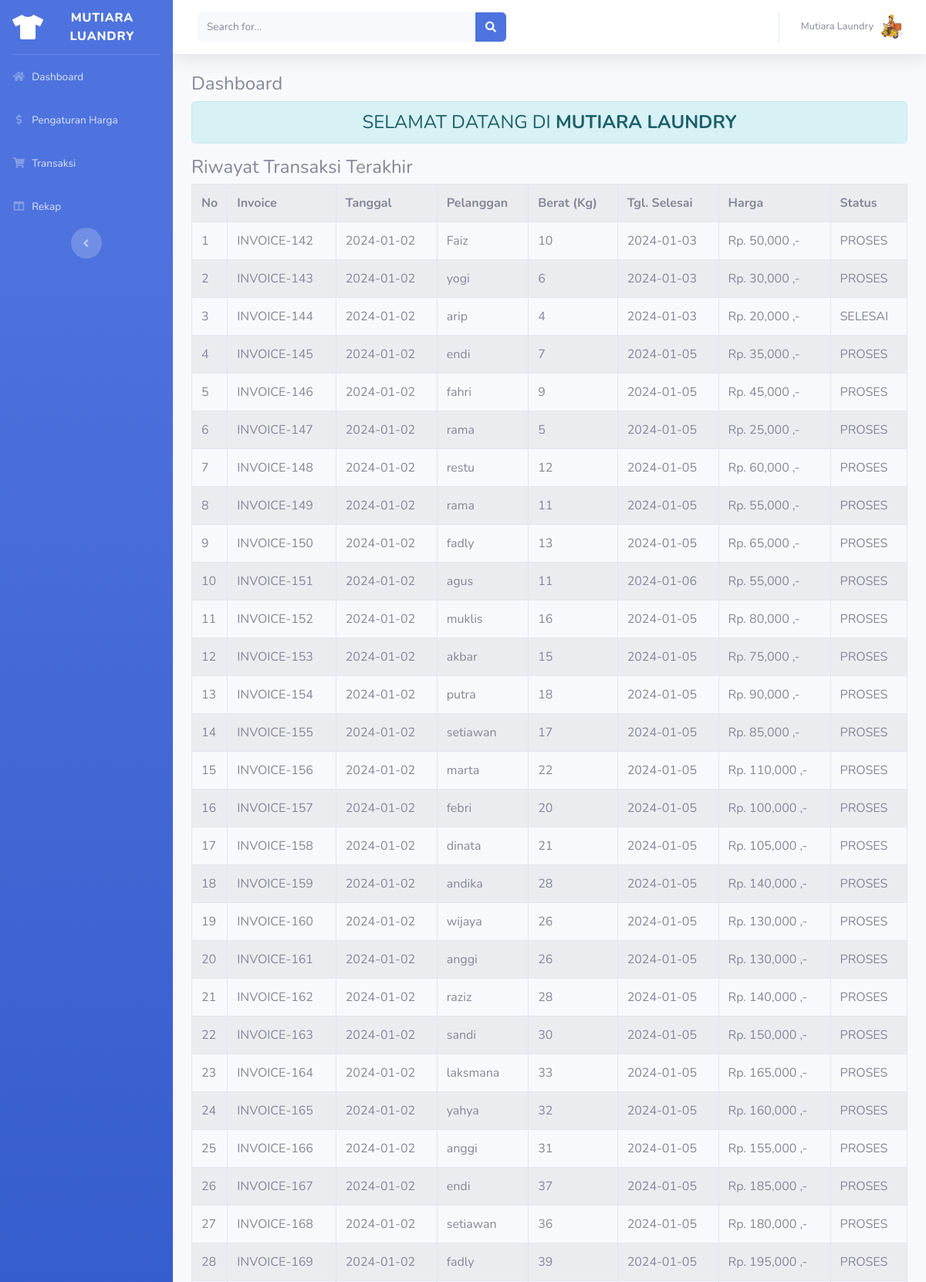
Screenshot of /dashboard/rekap.php (signed in, upper part) with the database file from the repository.
### tables this page shows
CREATE TABLE `transaksi` (
  `transaksi_id` int(11) NOT NULL,
  `transaksi_tgl` date NOT NULL,
  `transaksi_pelanggan` int(11) NOT NULL,
  `transaksi_harga` int(11) NOT NULL,
  `transaksi_berat` int(11) NOT NULL,
  `transaksi_tgl_selesai` date NOT NULL,
  `transaksi_status` int(11) NOT NULL,
  `transaksi_pembayaran` int(11) NOT NULL,
  `transaksi_total` int(11) NOT NULL
);

CREATE TABLE `pelanggan` (
  `pelanggan_id` int(11) NOT NULL,
  `pelanggan_nama` varchar(255) NOT NULL,
  `pelanggan_hp` varchar(20) NOT NULL,
  `pelanggan_alamat` text NOT NULL
);

### dashboard/rekap.php (the view)
<?php
include '../koneksi.php';
include 'header.php';
?>
    <div class="panel">
        <div class="panel-heading">
            <h4>Dashboard</h4>
        </div>
        <div class="alert alert-info text-center">
            <h4 style="margin-bottom: 0px">SELAMAT DATANG DI <b>MUTIARA LAUNDRY</b></h4>
        </div>
        <div class="panel-body">
         <div class="panel">
        <div class="panel-heading">
            <h4>Riwayat Transaksi Terakhir</h4>
        </div>
        <div class="panel-body">
         <div class="table-responsive">
            <table class="table table-bordered table-striped">
                <tr>
                    <th width="1%">No</th>
                    <th>Invoice</th>
                    <th>Tanggal</th>
                    <th>Pelanggan</th>
                    <th>Berat (Kg)</th>
                    <th>Tgl. Selesai</th>
                    <th>Harga</th>
                    <th>Status</th>
                </tr>
                <?php
                $data = mysqli_query($koneksi,"select * from pelanggan,transaksi where transaksi_pelanggan=pelanggan_id order by transaksi_id");
                $no = 1;
                while($d=mysqli_fetch_array($data)){
                    ?>
                    <tr>
                        <td><?php echo $no++; ?></td>
                        <td>INVOICE-<?php echo $d['transaksi_id']; ?></td>
                        <td><?php echo $d['transaksi_tgl']; ?></td>
                        <td><?php echo $d['pelanggan_nama']; ?></td>
                        <td><?php echo $d['transaksi_berat']; ?></td>
                        <td><?php echo $d['transaksi_tgl_selesai']; ?></td>
                        <td><?php echo "Rp. ".number_format($d['transaksi_harga']) ." ,-"; ?></td>
                        <td>
                            <?php
                            if($d['transaksi_status']=="0"){
                                echo "<div class='label label-warning'>PROSES</div>";
                            }else if($d['transaksi_status']=="1"){
                                echo "<div class='label label-info'>SELESAI</div>";
                            }
                            ?>
                        </td>
                    </tr>
                    <?php
                }
                ?>
            </table>
          </div>
        </div>
    </div>
</div>
<?php include 'footer.php'; ?>

### rows the page displays
transaksi: transaksi_id "142", transaksi_tgl "2024-01-02", transaksi_pelanggan.pelanggan_nama "Faiz", transaksi_berat "10", transaksi_tgl_selesai "2024-01-03", transaksi_harga "50,000", transaksi_status "PROSES"
transaksi: transaksi_id "143", transaksi_tgl "2024-01-02", transaksi_pelanggan.pelanggan_nama "yogi", transaksi_berat "6", transaksi_tgl_selesai "2024-01-03", transaksi_harga "30,000", transaksi_status "PROSES"
transaksi: transaksi_id "144", transaksi_tgl "2024-01-02", transaksi_pelanggan.pelanggan_nama "arip", transaksi_berat "4", transaksi_tgl_selesai "2024-01-03", transaksi_harga "20,000", transaksi_status "SELESAI"
transaksi: transaksi_id "145", transaksi_tgl "2024-01-02", transaksi_pelanggan.pelanggan_nama "endi", transaksi_berat "7", transaksi_tgl_selesai "2024-01-05", transaksi_harga "35,000", transaksi_status "PROSES"
transaksi: transaksi_id "146", transaksi_tgl "2024-01-02", transaksi_pelanggan.pelanggan_nama "fahri", transaksi_berat "9", transaksi_tgl_selesai "2024-01-05", transaksi_harga "45,000", transaksi_status "PROSES"
transaksi: transaksi_id "147", transaksi_tgl "2024-01-02", transaksi_pelanggan.pelanggan_nama "rama", transaksi_berat "5", transaksi_tgl_selesai "2024-01-05", transaksi_harga "25,000", transaksi_status "PROSES"
transaksi: transaksi_id "148", transaksi_tgl "2024-01-02", transaksi_pelanggan.pelanggan_nama "restu", transaksi_berat "12", transaksi_tgl_selesai "2024-01-05", transaksi_harga "60,000", transaksi_status "PROSES"
transaksi: transaksi_id "149", transaksi_tgl "2024-01-02", transaksi_pelanggan.pelanggan_nama "rama", transaksi_berat "11", transaksi_tgl_selesai "2024-01-05", transaksi_harga "55,000", transaksi_status "PROSES"
transaksi: transaksi_id "150", transaksi_tgl "2024-01-02", transaksi_pelanggan.pelanggan_nama "fadly", transaksi_berat "13", transaksi_tgl_selesai "2024-01-05", transaksi_harga "65,000", transaksi_status "PROSES"
transaksi: transaksi_id "151", transaksi_tgl "2024-01-02", transaksi_pelanggan.pelanggan_nama "agus", transaksi_berat "11", transaksi_tgl_selesai "2024-01-06", transaksi_harga "55,000", transaksi_status "PROSES"
transaksi: transaksi_id "152", transaksi_tgl "2024-01-02", transaksi_pelanggan.pelanggan_nama "muklis", transaksi_berat "16", transaksi_tgl_selesai "2024-01-05", transaksi_harga "80,000", transaksi_status "PROSES"
transaksi: transaksi_id "153", transaksi_tgl "2024-01-02", transaksi_pelanggan.pelanggan_nama "akbar", transaksi_berat "15", transaksi_tgl_selesai "2024-01-05", transaksi_harga "75,000", transaksi_status "PROSES"
transaksi: transaksi_id "154", transaksi_tgl "2024-01-02", transaksi_pelanggan.pelanggan_nama "putra", transaksi_berat "18", transaksi_tgl_selesai "2024-01-05", transaksi_harga "90,000", transaksi_status "PROSES"
transaksi: transaksi_id "155", transaksi_tgl "2024-01-02", transaksi_pelanggan.pelanggan_nama "setiawan", transaksi_berat "17", transaksi_tgl_selesai "2024-01-05", transaksi_harga "85,000", transaksi_status "PROSES"
transaksi: transaksi_id "156", transaksi_tgl "2024-01-02", transaksi_pelanggan.pelanggan_nama "marta", transaksi_berat "22", transaksi_tgl_selesai "2024-01-05", transaksi_harga "110,000", transaksi_status "PROSES"
transaksi: transaksi_id "157", transaksi_tgl "2024-01-02", transaksi_pelanggan.pelanggan_nama "febri", transaksi_berat "20", transaksi_tgl_selesai "2024-01-05", transaksi_harga "100,000", transaksi_status "PROSES"
transaksi: transaksi_id "158", transaksi_tgl "2024-01-02", transaksi_pelanggan.pelanggan_nama "dinata", transaksi_berat "21", transaksi_tgl_selesai "2024-01-05", transaksi_harga "105,000", transaksi_status "PROSES"
transaksi: transaksi_id "159", transaksi_tgl "2024-01-02", transaksi_pelanggan.pelanggan_nama "andika", transaksi_berat "28", transaksi_tgl_selesai "2024-01-05", transaksi_harga "140,000", transaksi_status "PROSES"
transaksi: transaksi_id "160", transaksi_tgl "2024-01-02", transaksi_pelanggan.pelanggan_nama "wijaya", transaksi_berat "26", transaksi_tgl_selesai "2024-01-05", transaksi_harga "130,000", transaksi_status "PROSES"
transaksi: transaksi_id "161", transaksi_tgl "2024-01-02", transaksi_pelanggan.pelanggan_nama "anggi", transaksi_berat "26", transaksi_tgl_selesai "2024-01-05", transaksi_harga "130,000", transaksi_status "PROSES"
transaksi: transaksi_id "162", transaksi_tgl "2024-01-02", transaksi_pelanggan.pelanggan_nama "raziz", transaksi_berat "28", transaksi_tgl_selesai "2024-01-05", transaksi_harga "140,000", transaksi_status "PROSES"
transaksi: transaksi_id "163", transaksi_tgl "2024-01-02", transaksi_pelanggan.pelanggan_nama "sandi", transaksi_berat "30", transaksi_tgl_selesai "2024-01-05", transaksi_harga "150,000", transaksi_status "PROSES"
transaksi: transaksi_id "164", transaksi_tgl "2024-01-02", transaksi_pelanggan.pelanggan_nama "laksmana", transaksi_berat "33", transaksi_tgl_selesai "2024-01-05", transaksi_harga "165,000", transaksi_status "PROSES"
transaksi: transaksi_id "165", transaksi_tgl "2024-01-02", transaksi_pelanggan.pelanggan_nama "yahya", transaksi_berat "32", transaksi_tgl_selesai "2024-01-05", transaksi_harga "160,000", transaksi_status "PROSES"
transaksi: transaksi_id "166", transaksi_tgl "2024-01-02", transaksi_pelanggan.pelanggan_nama "anggi", transaksi_berat "31", transaksi_tgl_selesai "2024-01-05", transaksi_harga "155,000", transaksi_status "PROSES"
transaksi: transaksi_id "167", transaksi_tgl "2024-01-02", transaksi_pelanggan.pelanggan_nama "endi", transaksi_berat "37", transaksi_tgl_selesai "2024-01-05", transaksi_harga "185,000", transaksi_status "PROSES"
transaksi: transaksi_id "168", transaksi_tgl "2024-01-02", transaksi_pelanggan.pelanggan_nama "setiawan", transaksi_berat "36", transaksi_tgl_selesai "2024-01-05", transaksi_harga "180,000", transaksi_status "PROSES"
transaksi: transaksi_id "169", transaksi_tgl "2024-01-02", transaksi_pelanggan.pelanggan_nama "fadly", transaksi_berat "39", transaksi_tgl_selesai "2024-01-05", transaksi_harga "195,000", transaksi_status "PROSES"
